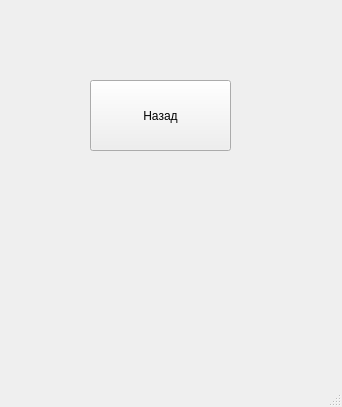
<?xml version="1.0" encoding="UTF-8"?>
<ui version="4.0">
 <class>CreateNote</class>
 <widget class="QMainWindow" name="CreateNote">
  <property name="geometry">
   <rect>
    <x>0</x>
    <y>0</y>
    <width>342</width>
    <height>407</height>
   </rect>
  </property>
  <property name="windowTitle">
   <string>MainWindow</string>
  </property>
  <widget class="QWidget" name="centralwidget">
   <widget class="QPushButton" name="pushButton">
    <property name="geometry">
     <rect>
      <x>90</x>
      <y>80</y>
      <width>141</width>
      <height>71</height>
     </rect>
    </property>
    <property name="text">
     <string>Назад</string>
    </property>
   </widget>
  </widget>
  <widget class="QMenuBar" name="menubar">
   <property name="geometry">
    <rect>
     <x>0</x>
     <y>0</y>
     <width>342</width>
     <height>20</height>
    </rect>
   </property>
  </widget>
  <widget class="QStatusBar" name="statusbar"/>
 </widget>
 <resources/>
 <connections/>
</ui>
